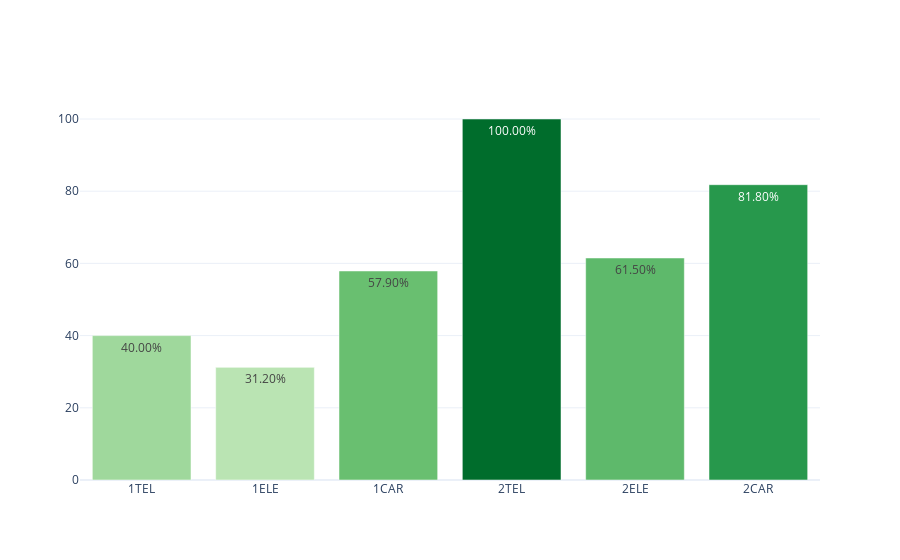

Notebook code for this chart:
### Markdown cell above
## CICLOS FORMATIVOS DE GRADO MEDIO

### Code cell
dfc_CFGM = loaders.get_data_by_stages(dfc, 'CFGM')
myplotly.bar_simple(dfc_CFGM.index, dfc_CFGM['éxito'])

### Figure 1 — Plotly figure (JSON) as saved in the notebook; plotly's stock layout.template omitted (floating-point values rounded to 4 significant figures)
{"data": [{"hoverinfo": "x+text", "marker": {"color": [40, 31.2, 57.9, 100, 61.5, 81.8], "colorscale": [[0, "rgb(186,228,179)"], [0.3333, "rgb(116,196,118)"], [0.6667, "rgb(49,163,84)"], [1, "rgb(0,109,44)"]]}, "text": ["40.00%", "31.20%", "57.90%", "100.00%", "61.50%", "81.80%"], "type": "bar", "x": ["1TEL", "1ELE", "1CAR", "2TEL", "2ELE", "2CAR"], "y": [40, 31.2, 57.9, 100, 61.5, 81.8]}], "layout": {"title": {"text": ""}}}
